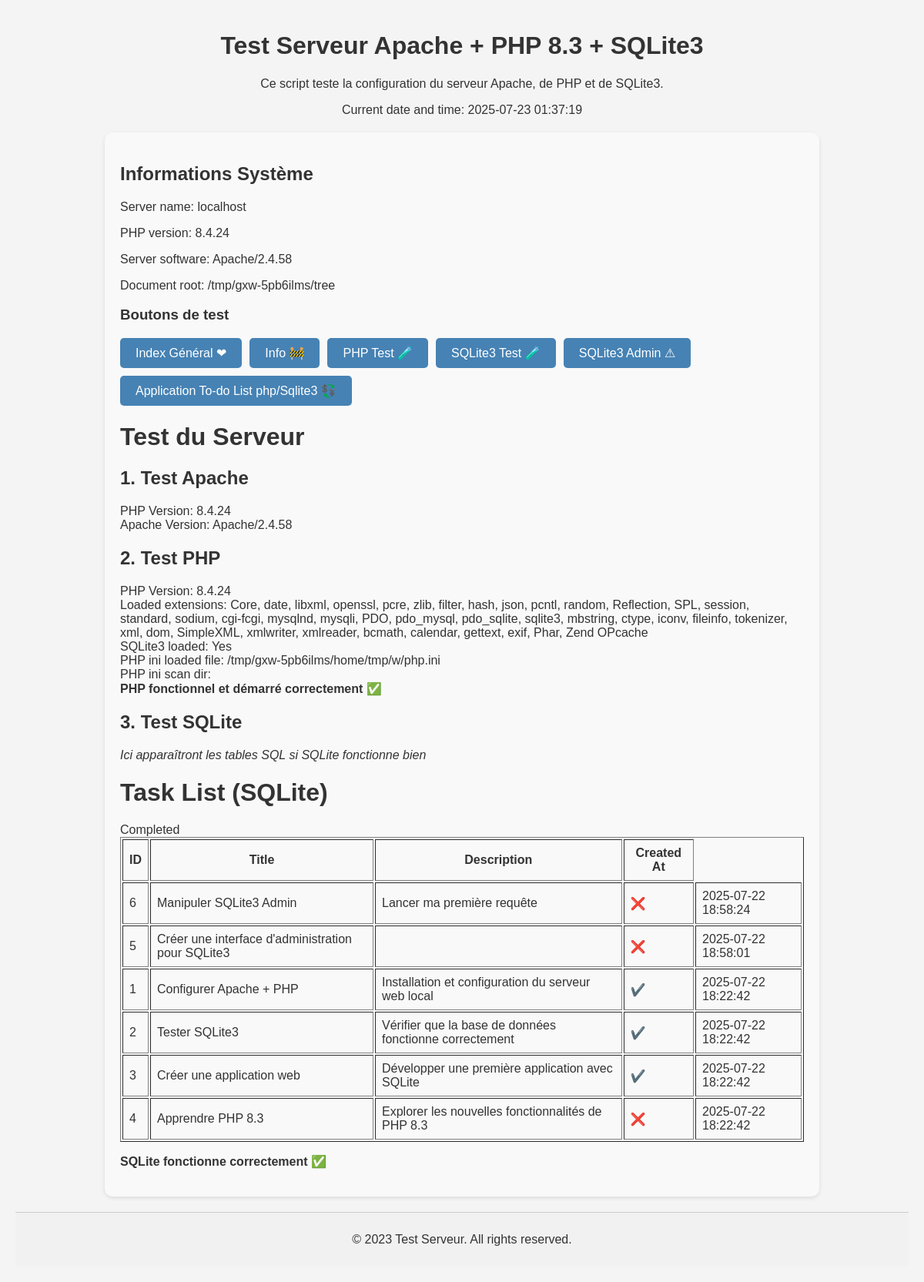
Before: / with the older database file.
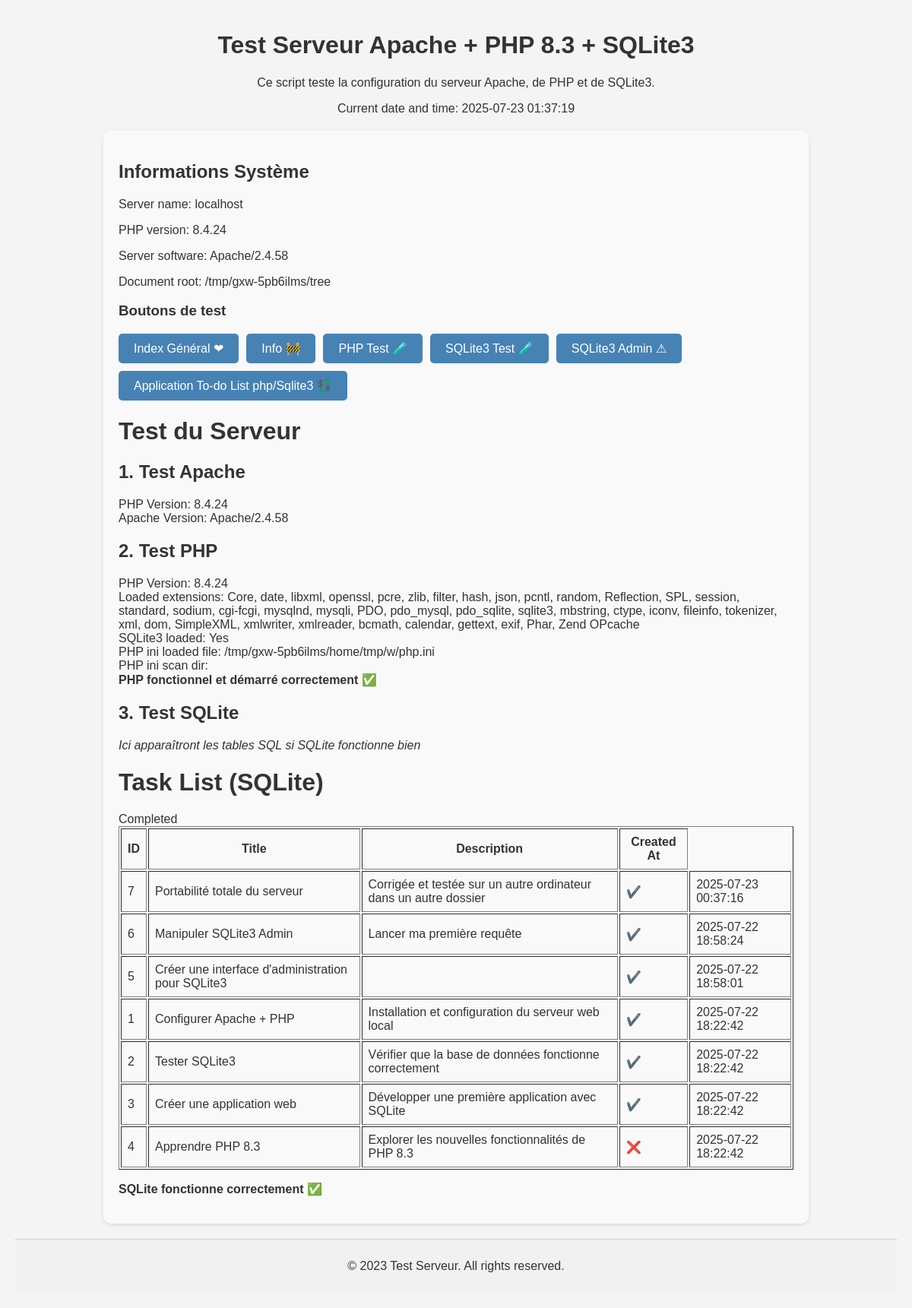
After: the same page with the newer database file.
### tables this page shows
CREATE TABLE tasks (
            id INTEGER PRIMARY KEY AUTOINCREMENT,
            title TEXT NOT NULL,
            description TEXT,
            completed INTEGER DEFAULT 0,
            created_at DATETIME DEFAULT CURRENT_TIMESTAMP,
            updated_at DATETIME DEFAULT CURRENT_TIMESTAMP
        );

### index.php (the view, shortened to what this page needs)
<!DOCTYPE html>
<html lang="en">
<head>
</head>
<body>
    <header>
        <h1>Test Serveur Apache + PHP 8.3 + SQLite3</h1>
        <p>Ce script teste la configuration du serveur Apache, de PHP et de SQLite3.</p>
        <p>Current date and time: <?php echo date('Y-m-d H:i:s'); ?></p>
    </header>
    <main>
        <h2>Informations Système</h2>
        <p>Server name: <?php echo $_SERVER['SERVER_NAME']; ?></p>
        <p>PHP version: <?php echo phpversion(); ?></p>
        <p>Server software: <?php echo $_SERVER['SERVER_SOFTWARE']; ?></p>
        <p>Document root: <?php echo $_SERVER['DOCUMENT_ROOT']; ?></p>
        <h3>Boutons de test</h3>
        <article class="buttons">
            <a href="index.html">Index Général ❤</a>
            <a href="info.php">Info 🚧</a>
            <a href="test.php">PHP Test 🧪</a>
            <a href="sqlite.php">SQLite3 Test 🧪</a>
            <a href="sqlite_admin.php">SQLite3 Admin ⚠</a>
            <a href="todo.php">Application To-do List php/Sqlite3 💱</a>
        </article>
    <h1>Test du Serveur</h1>
        <h2>1. Test Apache</h2>
        <?php
        echo "PHP Version: " . phpversion() . "<br>";
        if (function_exists('apache_get_modules')) {
            echo "Apache Version: " . $_SERVER['SERVER_SOFTWARE'];
            echo "<p><b>Apache fonctionnel et démarré correctement.✅</b><p>";
        } else {
            echo "Apache Version: " . (isset($_SERVER['SERVER_SOFTWARE']) ? $_SERVER['SERVER_SOFTWARE'] : 'Non détectée');
        }
        ?>
        <h2>2. Test PHP</h2>
        <?php
        echo "PHP Version: " . PHP_VERSION . "<br>";
        echo "Loaded extensions: " . implode(', ', get_loaded_extensions()) . "<br>";
        echo "SQLite3 loaded: " . (extension_loaded('sqlite3') ? 'Yes' : 'No') . "<br>";
        echo "PHP ini loaded file: " . php_ini_loaded_file() . "<br>";
        echo "PHP ini scan dir: " . php_ini_scanned_files() . "<br>";
        echo "<b>PHP fonctionnel et démarré correctement ✅<br></b>";
        ?>
        <h2>3. Test SQLite</h2>
        <p><i>Ici apparaîtront les tables SQL si SQLite fonctionne bien</i></p>
        <?php
        $dbPath = __DIR__ . '/databases/todolist.db';
        $db = new SQLite3($dbPath);
        $result = $db->query('SELECT * FROM tasks ORDER BY created_at DESC');
        echo "<h1>Task List (SQLite)</h1>";
        echo "<table border='1' cellpadding='8'>";
        echo "<tr><th>ID</th><th>Title</th><th>Description</th>Completed</th><th>Created At</th></tr>";
        while ($row = $result->fetchArray(SQLITE3_ASSOC)) {
            echo "<tr>";
            echo "<td>{$row['id']}</td>";
            echo "<td>{$row['title']}</td>";
            echo "<td>{$row['description']}</td>";
            echo "<td>" . ($row['completed'] ? '✔️' : '❌') . "</td>";
            echo "<td>{$row['created_at']}</td>";
            echo "</tr>";
        }
        echo "</table>";
        echo "<p><b>SQLite fonctionne correctement ✅</b></p>";
        ?>
    </main>
    <footer>
        <p>&copy; 2023 Test Serveur. All rights reserved.</p>
    </footer>
</body>
</html>

### index.php (style rules this page uses)
* { box-sizing: border-box; }
body { font-family: Arial, sans-serif; background: #f4f4f4; color: #333; margin: 0; padding: 20px; }
.buttons { display:flex; flex-wrap: wrap; gap: 10px; }
.buttons a { padding: 10px 20px; background-color: steelblue; color: white; border: none; text-decoration: none; border-radius: 5px; cursor: pointer; }
header { text-align: center; margin-bottom: 20px; }
main { background: #f9f9f9; padding: 20px; border-radius: 10px; box-shadow: 0 2px 5px rgba(0,0,0,0.1); width: 80%; margin: auto; }
footer { margin-top: 20px; padding: 10px; text-align: center; background-color: #f1f1f1; border-top: 1px solid #ccc; }

Changed rows visible on the page:
added tasks: id "7", title "Portabilité totale du serveur", description "Corrigée et testée sur un autre ordinateur dans un autre dossier", created_at "2025-07-23 00:37:16"
changed tasks "Manipuler SQLite3 Admin": completed "❌" → "✔️"
changed tasks "Créer une interface d'administration pour SQLite3": completed "❌" → "✔️"
